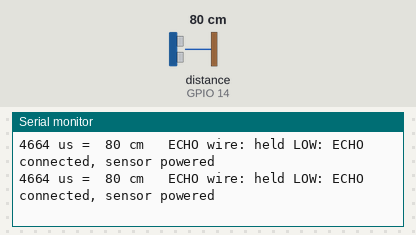
Bench run of a sketch on a simulated ESP32. Shown: the last lines printed to the serial monitor. Wiring (inferred from the names in the program): ultrasonic range finder: trigger GPIO 13; echo GPIO 14. Inputs (shaded band) come from the test bench; at power-on: distance to the obstacle (sensor on GPIO 14) 80 cm. The echo pulse lasts 58.3 µs per cm.

Above: at 1.5 s.
1.6 s: distance to the obstacle (sensor on GPIO 14) set to 2 cm
At 2.2 s:
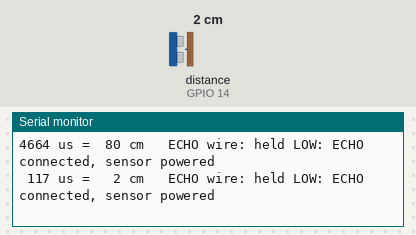
3.8 s: distance to the obstacle (sensor on GPIO 14) set to 120 cm
At 4.2 s:
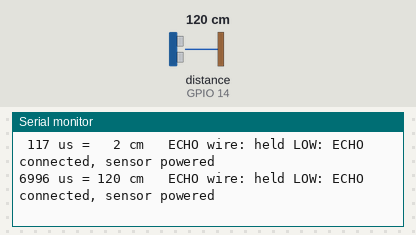

Measured:
- after the input at 1.6 s, the serial monitor: prints a new line after 0.22 s (image 1)
- after the input at 3.8 s, the serial monitor: prints a new line at once (image 2)

The sketch:

cam_sonar_check.ino
```cpp
// HC-SR04 check on the ESP32-CAM (AI Thinker). No camera, no Wi-Fi: just the sensor.
// Wiring: VCC -> 5V, GND -> GND, TRIG -> GPIO13, ECHO -> GPIO14 (1k in series if you have one).
// Board: "AI Thinker ESP32-CAM". Flash with GPIO0 to GND, then release and reset. Serial Monitor 115200.
// Good sensor: "ECHO wire: held LOW", and cm changes when you wave a hand 20-50 cm in front.
const int TRIG = 13, ECHO = 14;

const char *wire(int pin) {   // a floating pin follows the internal pull; a pin tied to the sensor's output does not
  pinMode(pin, INPUT_PULLUP);   delayMicroseconds(50); int up = digitalRead(pin);
  pinMode(pin, INPUT_PULLDOWN); delayMicroseconds(50); int dn = digitalRead(pin);
  pinMode(pin, INPUT);
  if (up == 1 && dn == 0) return "floating: ECHO wire not connected or sensor has no power";
  if (up == 0 && dn == 0) return "held LOW: ECHO connected, sensor powered";
  return "held HIGH: wrong pin or sensor stuck";
}

void setup() {
  Serial.begin(115200);
  pinMode(TRIG, OUTPUT); digitalWrite(TRIG, LOW);
  pinMode(ECHO, INPUT);
  delay(300);
  Serial.println("\nHC-SR04 check on ESP32-CAM. Wave a hand 20-50 cm in front.");
}

void loop() {
  const char *w = wire(ECHO);
  digitalWrite(TRIG, LOW);  delayMicroseconds(4);
  digitalWrite(TRIG, HIGH); delayMicroseconds(10);
  digitalWrite(TRIG, LOW);
  uint32_t us = pulseIn(ECHO, HIGH, 30000);
  if (us == 0) Serial.printf("no echo        ECHO wire: %s\n", w);
  else         Serial.printf("%4lu us = %3lu cm   ECHO wire: %s\n", us, us / 58, w);
  delay(500);
}
```
